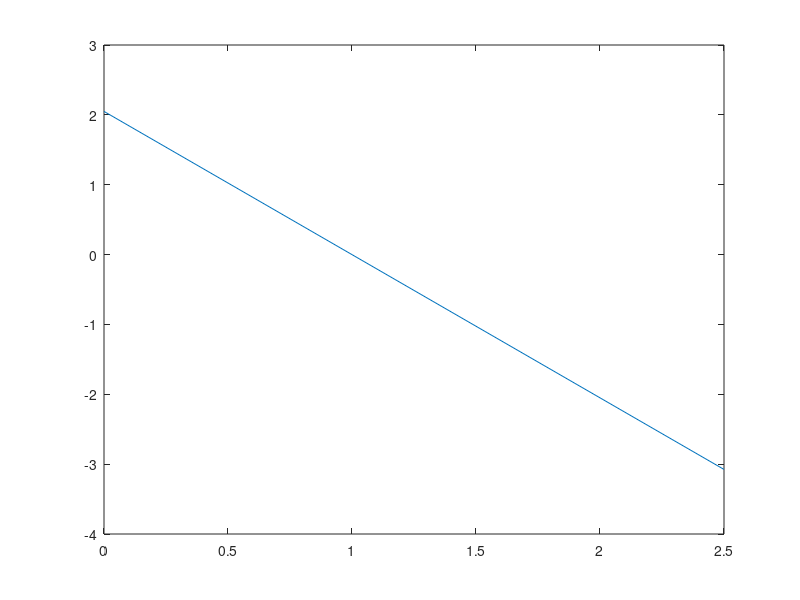

Write the MATLAB code that produced this figure. (Note: this script raises an error after producing the figure.)
%% Isomean Example

clear
clc

rp = 2.07;
x = linspace(0,2.5,2.5);
y = 0.99*rp-2.05*x;


plot(x,y)
hold on
refline(-1,1)
hold off

ylabel('$w_2$','Interpreter','latex')
xlabel('$w_1$','Interpreter','latex')
ylim([0 2.5])
xlim([0 2.5])
grid

legend({'Isomean','Budget constraint'})
title(['Isomean for portoflio return at ' num2str(rp,'%.2f%%')])

%% MVP

w1 = 0:0.01:1;
v = 48.20*w1.^2 + 34.25*(1-w1).^2 +2*w1.*(1-w1)*(-2.65);

tab = array2table([w1',v'],'VariableNames',{'w1','PortfolioVar'}); %tablulated results
tab

[~,indx] = min(v); %MVP index in w1
[w1(indx),(1-w1(indx))] %MVP weights

% Exact solution
w_1 = (34.25-(-2.65))/(48.20+34.25-2*(-2.65));
W_2 = 1-w_1;

%% Sig-E-space

fm = @(w) w*2.07 + (1-w)*1.01;
c = -0 ;%-2.65; % Show what changes;
fv = @(w) sqrt(48.20*w.^2 + 34.25*(1-w).^2 +2*w.*(1-w)*c);

I = [-5,5];% show what changes with with leverage

w = I(1) + rand(50,1)*(I(2)-I(1)); 
plot(fv(w),fm(w),'.')
hold on
plot(48.20^0.5,2.07,'xr')
plot(34.25^0.5,1.01,'xb')
hold off
grid
ylim([0,3])
xlim([4,9])
ylabel('Expected portfolio return')
xlabel('Portfolio variance')


%MVP
w1 = (34.25-c)/(34.25+48.20-2*c);
w2 = 1-w1;

hold on
plot(fv(w1),fm(w1),'xr')
hold off

xlim([0 10])
%%

% rng(1)
clc

r1 = 2.07;
r2 = 0.21;
r3 = 1.01;

s11 = 48.20;
s22 = 16.34;
s33 = 34.25;

s12 = 7.82;
s13 = -2.65;
s23 = 0.99;

S = [[s11,s12,s13];[s12,s22,s23];[s13,s23,s33]];
[s,C] = cov2corr(S)

w = rand(50000,3);
w = w./sum(w,2);

fm = @(w1,w2,w3) w1*r1+w2*r2+w3*r3;
fv = @(w1,w2,w3) sqrt(w1.^2*s11 + w2.^2*s22 + w3.^2*s33 +2*w1.*w2*s12 + 2*w1.*w3*s13 + 2*w2.*w3*s23);

M = fm(w(:,1),w(:,2),w(:,3));
V = fv(w(:,1),w(:,2),w(:,3));

plot(V,M,'.')
hold on
plot(sqrt([s11,s22,s33]),[r1,r2,r3],'or')
hold off


%%
clc
syms x y
f1 = 2*(s11+s33-2*s13)*x +(2*s33+2*s12-2*s13-2*s23)*y +(-2*s33+2*s13) == 0;
f2 = (2*s33+2*s12-2*s13-2*s23)*x + 2*(s22+s33-2*s23)*y +(-2*s33+2*s23) == 0;

sol = solve([f1,f2],[x y]);
w1 = double(sol.x);
w2 = double(sol.y);
w3 = double(1-w1-w2);

[w1,w2,w3] % MVP weights

mvp = fv(w1,w2,w3) % MVP variance

hold on
plot(mvp,fm(w1,w2,w3),'sqb')
hold off

%% Sig-E-space bis


rho = 0
c = rho*0.20*0.40;
% c = ;%-2.65; % Show what changes;

fm = @(w) w*0.05 + (1-w)*0.15;
fv = @(w) sqrt(0.20^2*w.^2 + 0.40^2*(1-w).^2 +2*w.*(1-w)*c);

I = [0,1]

w = I(1) + rand(500,1)*(I(2)-I(1)); 
plot(fv(w),fm(w),'.')
ylabel('Expected portfolio return')
xlabel('Portfolio variance')


hold on
plot(fv(2/3),fm(2/3),'xr')
hold off

xlim([0 0.5])
ylim([0 0.2])

%% Example 7.2 - find the weights for a portfolio p whose expected return is 1.5%

clear
clc

ep = 1.5; %Target expected return

e = [2.07;0.21;1.10]; %Expected retunrs
S = [[48.20,7.82,-2.65];[7.82,16.34,0.99];[-2.65,0.99,34.25]]; %Cov matrix
u = ones(3,1);
iS = inv(S);


A = u'*iS*e;
B = e'*iS*e;
C = u'*iS*u;
D = B*C-A^2;

g = 1/D*(B*iS*u-A*iS*e);
h = 1/D*(C*iS*e-A*iS*u);

% Portfolio weights
wp = g+h*ep;

wp'*e; %Portfolio expected return == ep

s2p = wp'*S*wp; %Portfolio variance
sp = sqrt(s2p); %Portfolio std



%% Example 7.3 - Recompute the weights for a portfolio q whose expected return is 2%

ep = 1.8;
wq = g+h*ep;
sq = sqrt(wq'*S*wq);

hold on
plot(sq,wq'*e,'xr')
hold off


%% Example 7.4 - Same as Example 7.2 + Rf = 0.18%

ep = 1.5;
rf = 0.18;

H = B-2*rf*A+rf^2*C;
wp = iS*(e-rf*u)*(ep-rf)/H;

sp = sqrt(wp'*S*wp);

%% Example 7.5

z = iS*(e-rf*u);
w = z./sum(z) % == iS*(e-rf*u)/(A-rf*C)

er = w'*e; % Ptf. expected retunr
sqrt(w'*S*w) % Ptf. std.

%% Example 7.6 weights for a ptf. whose exp. ret is 1.5%
syms x
sol = double(solve( 1.5 == x*er+(1-x)*rf,x));
w_rf = 1-sol;

sol*w % weighs for the risky assets

%% Example A7.1

C = u'*iS*u
w_mvp = 1/C*iS*u;

[A/C; w_mvp'*e] %Expected ptf return
[1/C, w_mvp'*S*w_mvp] % ptf var

%%
clear x y

